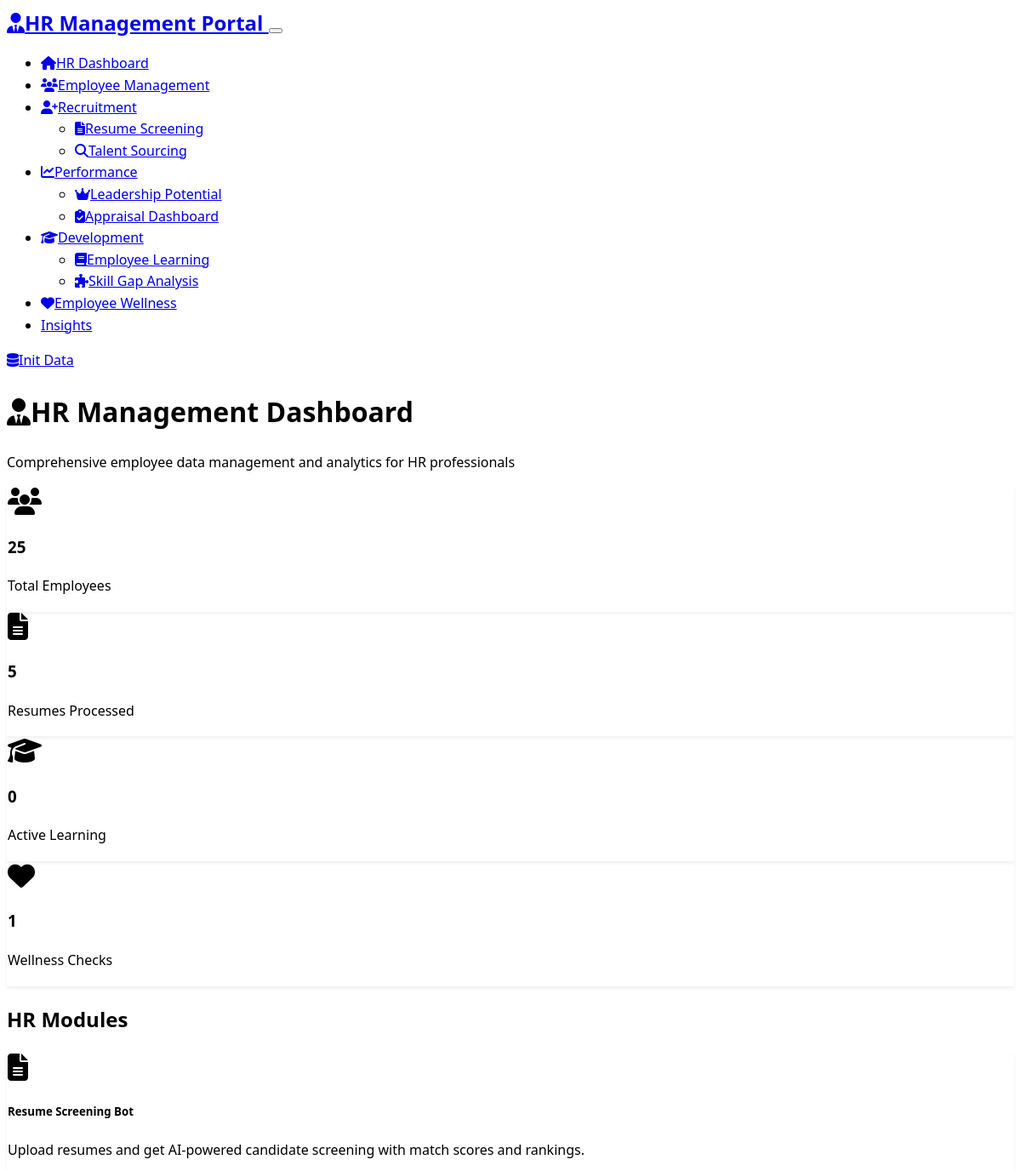
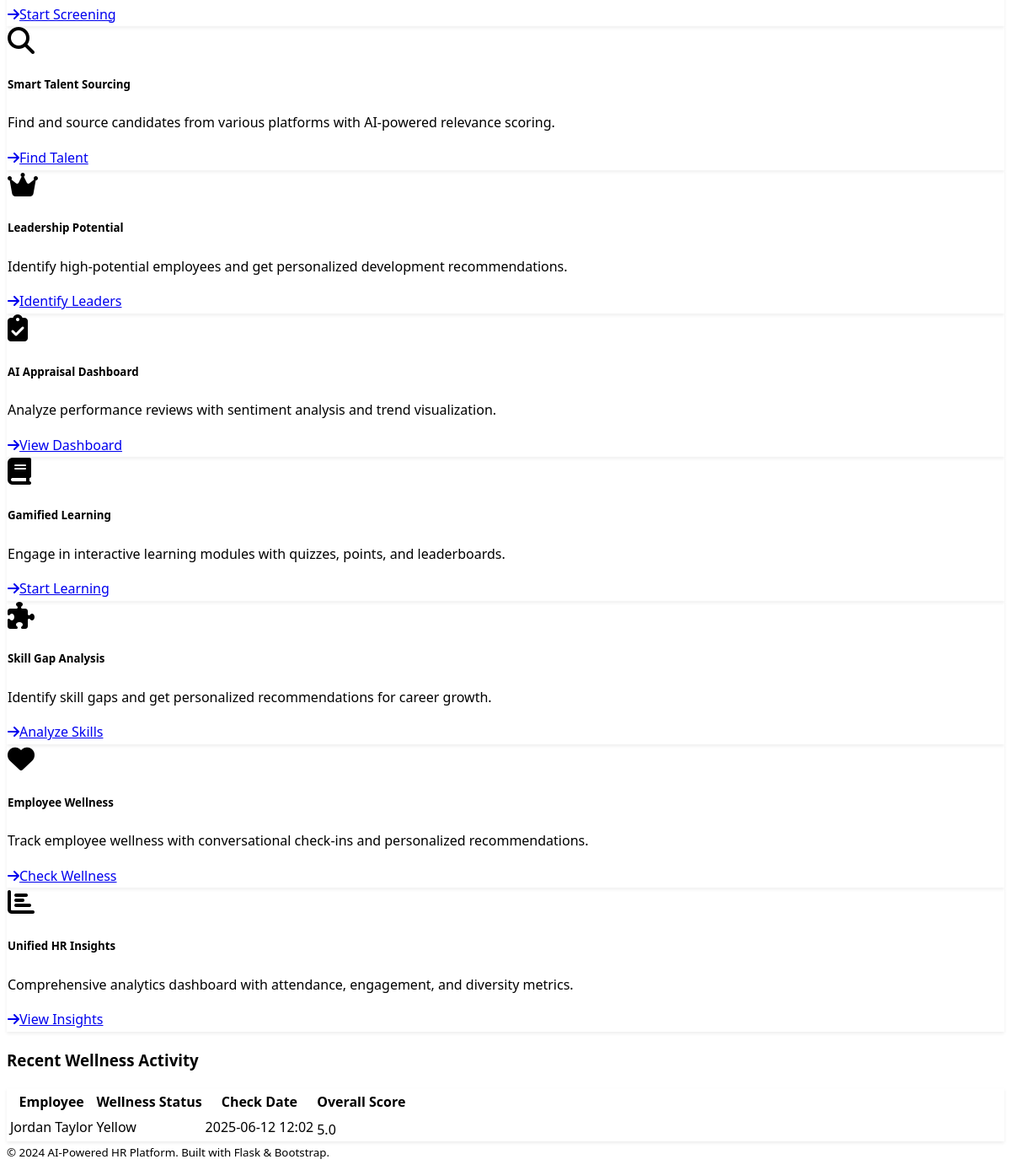
The page / on the database its author committed (2 pictures, top to bottom).
### models.py (models this page shows)
class WellnessCheck(db.Model):
    id = db.Column(db.Integer, primary_key=True)
    employee_id = db.Column(db.Integer, db.ForeignKey('employee.id'), nullable=False)
    stress_level = db.Column(db.Integer, nullable=False)  # 1-10 scale
    sleep_quality = db.Column(db.Integer, nullable=False)  # 1-10 scale
    focus_level = db.Column(db.Integer, nullable=False)  # 1-10 scale
    overall_wellness = db.Column(db.String(20), nullable=False)  # green/yellow/red
    recommendations = db.Column(Text)
    check_date = db.Column(db.DateTime, default=datetime.utcnow)
    employee = db.relationship('Employee', backref=db.backref('wellness_checks', lazy=True))

class Employee(db.Model):
    id = db.Column(db.Integer, primary_key=True)
    name = db.Column(db.String(100), nullable=False)
    email = db.Column(db.String(120), unique=True, nullable=False)
    department = db.Column(db.String(50), nullable=False)
    position = db.Column(db.String(100), nullable=False)
    hire_date = db.Column(db.Date, nullable=False)
    performance_score = db.Column(db.Float, default=0.0)
    skills = db.Column(Text)  # JSON string of skills
    created_at = db.Column(db.DateTime, default=datetime.utcnow)

### routes.py (the view)
@app.route('/')
def index():
    total_employees = Employee.query.count()
    total_resumes = Resume.query.count()
    active_learning = LearningProgress.query.filter_by(completed=False).count()
    recent_wellness = WellnessCheck.query.order_by(WellnessCheck.check_date.desc()).limit(5).all()
    dept_stats = db.session.query(Employee.department, db.func.count(Employee.id)).group_by(Employee.department).all()
    recent_reviews = PerformanceReview.query.order_by(PerformanceReview.created_at.desc()).limit(5).all()
    top_performers = Employee.query.filter(Employee.performance_score >= 8.0).order_by(Employee.performance_score.desc()).limit(5).all()
    return render_template('index.html',
                         total_employees=total_employees,
                         total_resumes=total_resumes,
                         active_learning=active_learning,
                         recent_wellness=recent_wellness,
                         dept_stats=dept_stats,
                         recent_reviews=recent_reviews,
                         top_performers=top_performers)

### templates/index.html (shortened to what this page needs)
{% extends "base.html" %}
{% block content %}
<div class="row">
    <div class="col-12">
        <h1 class="display-4 mb-4">
            <i class="fas fa-user-tie me-3"></i>HR Management Dashboard
        </h1>
        <p class="lead text-muted">Comprehensive employee data management and analytics for HR professionals</p>
    </div>
</div>
<div class="row mb-5">
    <div class="col-md-3 mb-3">
        <div class="card bg-primary">
            <div class="card-body text-center">
                <i class="fas fa-users fa-2x mb-2"></i>
                <h3 class="card-title">{{ total_employees }}</h3>
                <p class="card-text">Total Employees</p>
            </div>
        </div>
    </div>
    <div class="col-md-3 mb-3">
        <div class="card bg-info">
            <div class="card-body text-center">
                <i class="fas fa-file-alt fa-2x mb-2"></i>
                <h3 class="card-title">{{ total_resumes }}</h3>
                <p class="card-text">Resumes Processed</p>
            </div>
        </div>
    </div>
    <div class="col-md-3 mb-3">
        <div class="card bg-warning">
            <div class="card-body text-center">
                <i class="fas fa-graduation-cap fa-2x mb-2"></i>
                <h3 class="card-title">{{ active_learning }}</h3>
                <p class="card-text">Active Learning</p>
            </div>
        </div>
    </div>
    <div class="col-md-3 mb-3">
        <div class="card bg-success">
            <div class="card-body text-center">
                <i class="fas fa-heart fa-2x mb-2"></i>
                <h3 class="card-title">{{ recent_wellness|length }}</h3>
                <p class="card-text">Wellness Checks</p>
            </div>
        </div>
    </div>
</div>
<div class="row">
    <div class="col-12">
        <h2 class="mb-4">HR Modules</h2>
    </div>
</div>
<div class="row">
    <div class="col-md-6 col-lg-4 mb-4">
        <div class="card h-100">
            <div class="card-body">
                <div class="d-flex align-items-center mb-3">
                    <i class="fas fa-file-alt fa-2x text-primary me-3"></i>
                    <h5 class="card-title mb-0">Resume Screening Bot</h5>
                </div>
                <p class="card-text">Upload resumes and get AI-powered candidate screening with match scores and rankings.</p>
                <a href="{{ url_for('resume_screening') }}" class="btn btn-outline-primary">
                    <i class="fas fa-arrow-right me-1"></i>Start Screening
                </a>
            </div>
        </div>
    </div>
    <div class="col-md-6 col-lg-4 mb-4">
        <div class="card h-100">
            <div class="card-body">
                <div class="d-flex align-items-center mb-3">
                    <i class="fas fa-search fa-2x text-info me-3"></i>
                    <h5 class="card-title mb-0">Smart Talent Sourcing</h5>
                </div>
                <p class="card-text">Find and source candidates from various platforms with AI-powered relevance scoring.</p>
                <a href="{{ url_for('talent_sourcing') }}" class="btn btn-outline-info">
                    <i class="fas fa-arrow-right me-1"></i>Find Talent
                </a>
            </div>
        </div>
    </div>
    <div class="col-md-6 col-lg-4 mb-4">
        <div class="card h-100">
            <div class="card-body">
                <div class="d-flex align-items-center mb-3">
                    <i class="fas fa-crown fa-2x text-warning me-3"></i>
                    <h5 class="card-title mb-0">Leadership Potential</h5>
                </div>
                <p class="card-text">Identify high-potential employees and get personalized development recommendations.</p>
                <a href="{{ url_for('leadership_potential') }}" class="btn btn-outline-warning">
                    <i class="fas fa-arrow-right me-1"></i>Identify Leaders
                </a>
            </div>
        </div>
    </div>
    <div class="col-md-6 col-lg-4 mb-4">
        <div class="card h-100">
            <div class="card-body">
                <div class="d-flex align-items-center mb-3">
                    <i class="fas fa-clipboard-check fa-2x text-success me-3"></i>
                    <h5 class="card-title mb-0">AI Appraisal Dashboard</h5>
                </div>
                <p class="card-text">Analyze performance reviews with sentiment analysis and trend visualization.</p>
                <a href="{{ url_for('appraisal_dashboard') }}" class="btn btn-outline-success">
                    <i class="fas fa-arrow-right me-1"></i>View Dashboard
                </a>
            </div>
        </div>
    </div>
    <div class="col-md-6 col-lg-4 mb-4">
        <div class="card h-100">
            <div class="card-body">
                <div class="d-flex align-items-center mb-3">
                    <i class="fas fa-book fa-2x text-primary me-3"></i>
                    <h5 class="card-title mb-0">Gamified Learning</h5>
                </div>
                <p class="card-text">Engage in interactive learning modules with quizzes, points, and leaderboards.</p>
                <a href="{{ url_for('learning_module') }}" class="btn btn-outline-primary">
                    <i class="fas fa-arrow-right me-1"></i>Start Learning
                </a>
            </div>
        </div>
    </div>
    <div class="col-md-6 col-lg-4 mb-4">
        <div class="card h-100">
            <div class="card-body">
                <div class="d-flex align-items-center mb-3">
                    <i class="fas fa-puzzle-piece fa-2x text-danger me-3"></i>
                    <h5 class="card-title mb-0">Skill Gap Analysis</h5>
                </div>
                <p class="card-text">Identify skill gaps and get personalized recommendations for career growth.</p>
                <a href="{{ url_for('skill_gap_analysis') }}" class="btn btn-outline-danger">
                    <i class="fas fa-arrow-right me-1"></i>Analyze Skills
                </a>
            </div>
        </div>
    </div>
    <div class="col-md-6 col-lg-4 mb-4">
        <div class="card h-100">
            <div class="card-body">
                <div class="d-flex align-items-center mb-3">
                    <i class="fas fa-heart fa-2x text-info me-3"></i>
                    <h5 class="card-title mb-0">Employee Wellness</h5>
                </div>
                <p class="card-text">Track employee wellness with conversational check-ins and personalized recommendations.</p>
                <a href="{{ url_for('wellness_tracker') }}" class="btn btn-outline-info">
                    <i class="fas fa-arrow-right me-1"></i>Check Wellness
                </a>
            </div>
        </div>
    </div>
    <div class="col-md-6 col-lg-4 mb-4">
        <div class="card h-100">
            <div class="card-body">
                <div class="d-flex align-items-center mb-3">
                    <i class="fas fa-chart-bar fa-2x text-secondary me-3"></i>
                    <h5 class="card-title mb-0">Unified HR Insights</h5>
                </div>
                <p class="card-text">Comprehensive analytics dashboard with attendance, engagement, and diversity metrics.</p>
                <a href="{{ url_for('hr_insights') }}" class="btn btn-outline-secondary">
                    <i class="fas fa-arrow-right me-1"></i>View Insights
                </a>
            </div>
        </div>
    </div>
</div>
{% if recent_wellness %}
<div class="row mt-5">
    <div class="col-12">
        <h3 class="mb-4">Recent Wellness Activity</h3>
        <div class="card">
            <div class="card-body">
                <div class="table-responsive">
                    <table class="table table-hover">
                        <thead>
                            <tr>
                                <th>Employee</th>
                                <th>Wellness Status</th>
                                <th>Check Date</th>
                                <th>Overall Score</th>
                            </tr>
                        </thead>
                        <tbody>
                            {% for check in recent_wellness %}
                            <tr>
                                <td>{{ check.employee.name }}</td>
                                <td>
                                    <span class="badge bg-{{ 'success' if check.overall_wellness == 'green' else ('warning' if check.overall_wellness == 'yellow' else 'danger') }}">
                                        {{ check.overall_wellness.title() }}
                                    </span>
                                </td>
                                <td>{{ check.check_date.strftime('%Y-%m-%d %H:%M') }}</td>
                                <td>
                                    <div class="progress" style="height: 20px;">
                                        <div class="progress-bar bg-{{ 'success' if check.overall_wellness == 'green' else ('warning' if check.overall_wellness == 'yellow' else 'danger') }}"
                                             style="width: {{ ((check.stress_level + check.sleep_quality + check.focus_level) / 30 * 100) }}%">
                                            {{ "%.1f"|format((check.stress_level + check.sleep_quality + check.focus_level) / 3) }}
                                        </div>
                                    </div>
                                </td>
                            </tr>
                            {% endfor %}
                        </tbody>
                    </table>
                </div>
            </div>
        </div>
    </div>
</div>
{% endif %}
{% endblock %}

### static/css/custom.css (style rules this page uses)
:root { --hr-primary: #007bff; --hr-success: #28a745; --hr-warning: #ffc107; --hr-danger: #dc3545; --hr-info: #17a2b8; --hr-light: #f8f9fa; --hr-dark: #343a40; }
body { font-family: 'Segoe UI', Tahoma, Geneva, Verdana, sans-serif; line-height: 1.6; }
.card { box-shadow: 0 0.125rem 0.25rem rgba(0, 0, 0, 0.075); border: 1px solid rgba(0, 0, 0, 0.125); transition: box-shadow 0.15s ease-in-out; }
.progress { background-color: rgba(0, 0, 0, 0.1); }
.progress-bar { transition: width 0.6s ease; }
.badge { font-weight: 500; }
.btn { font-weight: 500; border-radius: 0.375rem; transition: all 0.15s ease-in-out; }
[data-bs-theme="dark"] .card { background-color: var(--bs-dark); border-color: rgba(255, 255, 255, 0.175); }
[data-bs-theme="dark"] .progress { background-color: rgba(255, 255, 255, 0.1); }

### rows shown on the page
WellnessCheck: employee.name "Jordan Taylor", overall_wellness "Yellow", check_date "2025-06-12 12:02", stress_level+sleep_quality+focus_level "5.0"

### other values the page prints
{{ total_employees }} "25"
{{ total_resumes }} "5"
{{ active_learning }} "0"
{{ recent_wellness|length }} "1"
